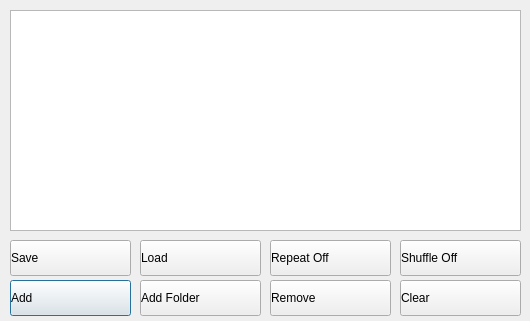
<?xml version="1.0" encoding="UTF-8"?>
<ui version="4.0">
 <class>qmpPlistWindow</class>
 <widget class="QDialog" name="qmpPlistWindow">
  <property name="geometry">
   <rect>
    <x>0</x>
    <y>0</y>
    <width>530</width>
    <height>321</height>
   </rect>
  </property>
  <property name="minimumSize">
   <size>
    <width>530</width>
    <height>321</height>
   </size>
  </property>
  <property name="maximumSize">
   <size>
    <width>530</width>
    <height>321</height>
   </size>
  </property>
  <property name="acceptDrops">
   <bool>true</bool>
  </property>
  <property name="windowTitle">
   <string>Playlist</string>
  </property>
  <widget class="QPushButton" name="pbAdd">
   <property name="geometry">
    <rect>
     <x>10</x>
     <y>280</y>
     <width>121</width>
     <height>36</height>
    </rect>
   </property>
   <property name="styleSheet">
    <string notr="true">text-align:left</string>
   </property>
   <property name="text">
    <string>Add</string>
   </property>
   <property name="icon">
    <iconset resource="resources.qrc">
     <normaloff>:/img/add.png</normaloff>:/img/add.png</iconset>
   </property>
   <property name="iconSize">
    <size>
     <width>32</width>
     <height>32</height>
    </size>
   </property>
  </widget>
  <widget class="QPushButton" name="pbAddFolder">
   <property name="geometry">
    <rect>
     <x>140</x>
     <y>280</y>
     <width>121</width>
     <height>36</height>
    </rect>
   </property>
   <property name="styleSheet">
    <string notr="true">text-align:left</string>
   </property>
   <property name="text">
    <string>Add Folder</string>
   </property>
   <property name="icon">
    <iconset resource="resources.qrc">
     <normaloff>:/img/addfolder.png</normaloff>:/img/addfolder.png</iconset>
   </property>
   <property name="iconSize">
    <size>
     <width>32</width>
     <height>32</height>
    </size>
   </property>
  </widget>
  <widget class="QPushButton" name="pbRepeat">
   <property name="geometry">
    <rect>
     <x>270</x>
     <y>240</y>
     <width>121</width>
     <height>36</height>
    </rect>
   </property>
   <property name="styleSheet">
    <string notr="true">text-align:left</string>
   </property>
   <property name="text">
    <string>Repeat Off</string>
   </property>
   <property name="icon">
    <iconset resource="resources.qrc">
     <normaloff>:/img/repeat-non.png</normaloff>:/img/repeat-non.png</iconset>
   </property>
   <property name="iconSize">
    <size>
     <width>32</width>
     <height>32</height>
    </size>
   </property>
  </widget>
  <widget class="QPushButton" name="pbShuffle">
   <property name="geometry">
    <rect>
     <x>400</x>
     <y>240</y>
     <width>121</width>
     <height>36</height>
    </rect>
   </property>
   <property name="styleSheet">
    <string notr="true">text-align:left</string>
   </property>
   <property name="text">
    <string>Shuffle Off</string>
   </property>
   <property name="icon">
    <iconset resource="resources.qrc">
     <normaloff>:/img/shuffle-off.png</normaloff>:/img/shuffle-off.png</iconset>
   </property>
   <property name="iconSize">
    <size>
     <width>32</width>
     <height>32</height>
    </size>
   </property>
  </widget>
  <widget class="QPushButton" name="pbSave">
   <property name="geometry">
    <rect>
     <x>10</x>
     <y>240</y>
     <width>121</width>
     <height>36</height>
    </rect>
   </property>
   <property name="styleSheet">
    <string notr="true">text-align:left</string>
   </property>
   <property name="text">
    <string>Save</string>
   </property>
   <property name="icon">
    <iconset resource="resources.qrc">
     <normaloff>:/img/save.png</normaloff>:/img/save.png</iconset>
   </property>
   <property name="iconSize">
    <size>
     <width>32</width>
     <height>32</height>
    </size>
   </property>
  </widget>
  <widget class="QPushButton" name="pbLoad">
   <property name="geometry">
    <rect>
     <x>140</x>
     <y>240</y>
     <width>121</width>
     <height>36</height>
    </rect>
   </property>
   <property name="styleSheet">
    <string notr="true">text-align:left</string>
   </property>
   <property name="text">
    <string>Load</string>
   </property>
   <property name="icon">
    <iconset resource="resources.qrc">
     <normaloff>:/img/load.png</normaloff>:/img/load.png</iconset>
   </property>
   <property name="iconSize">
    <size>
     <width>32</width>
     <height>32</height>
    </size>
   </property>
  </widget>
  <widget class="QPushButton" name="pbRemove">
   <property name="geometry">
    <rect>
     <x>270</x>
     <y>280</y>
     <width>121</width>
     <height>36</height>
    </rect>
   </property>
   <property name="styleSheet">
    <string notr="true">text-align:left</string>
   </property>
   <property name="text">
    <string>Remove</string>
   </property>
   <property name="icon">
    <iconset resource="resources.qrc">
     <normaloff>:/img/remove.png</normaloff>:/img/remove.png</iconset>
   </property>
   <property name="iconSize">
    <size>
     <width>32</width>
     <height>32</height>
    </size>
   </property>
  </widget>
  <widget class="QPushButton" name="pbClear">
   <property name="geometry">
    <rect>
     <x>400</x>
     <y>280</y>
     <width>121</width>
     <height>36</height>
    </rect>
   </property>
   <property name="styleSheet">
    <string notr="true">text-align:left</string>
   </property>
   <property name="text">
    <string>Clear</string>
   </property>
   <property name="icon">
    <iconset resource="resources.qrc">
     <normaloff>:/img/clear.png</normaloff>:/img/clear.png</iconset>
   </property>
   <property name="iconSize">
    <size>
     <width>32</width>
     <height>32</height>
    </size>
   </property>
  </widget>
  <widget class="QListWidget" name="lwFiles">
   <property name="geometry">
    <rect>
     <x>10</x>
     <y>10</y>
     <width>511</width>
     <height>221</height>
    </rect>
   </property>
   <property name="acceptDrops">
    <bool>false</bool>
   </property>
   <property name="dragEnabled">
    <bool>true</bool>
   </property>
   <property name="dragDropMode">
    <enum>QAbstractItemView::InternalMove</enum>
   </property>
  </widget>
 </widget>
 <resources>
  <include location="resources.qrc"/>
 </resources>
 <connections/>
</ui>
